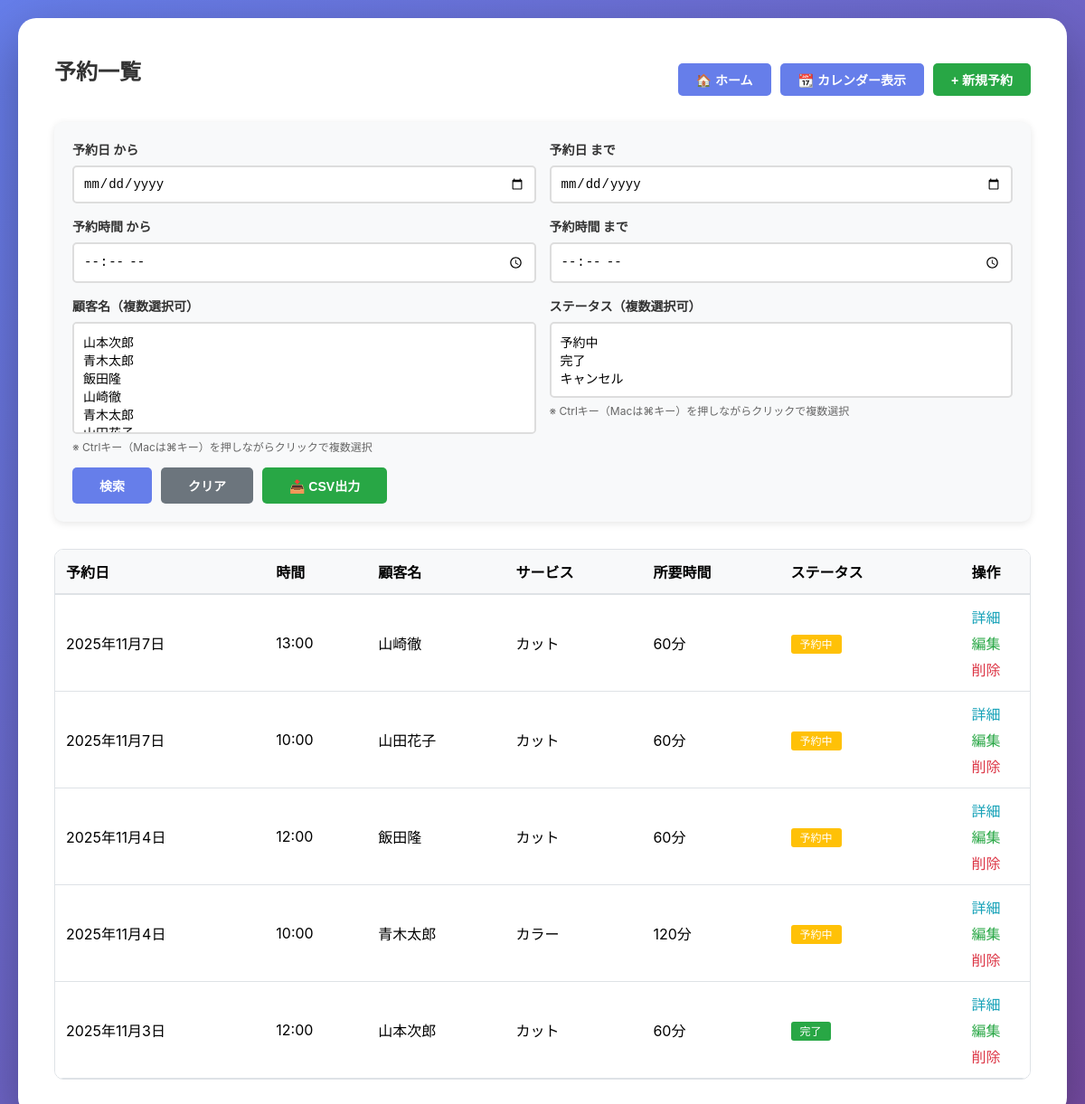
Page /reservation/ (signed in) on the earlier database version.
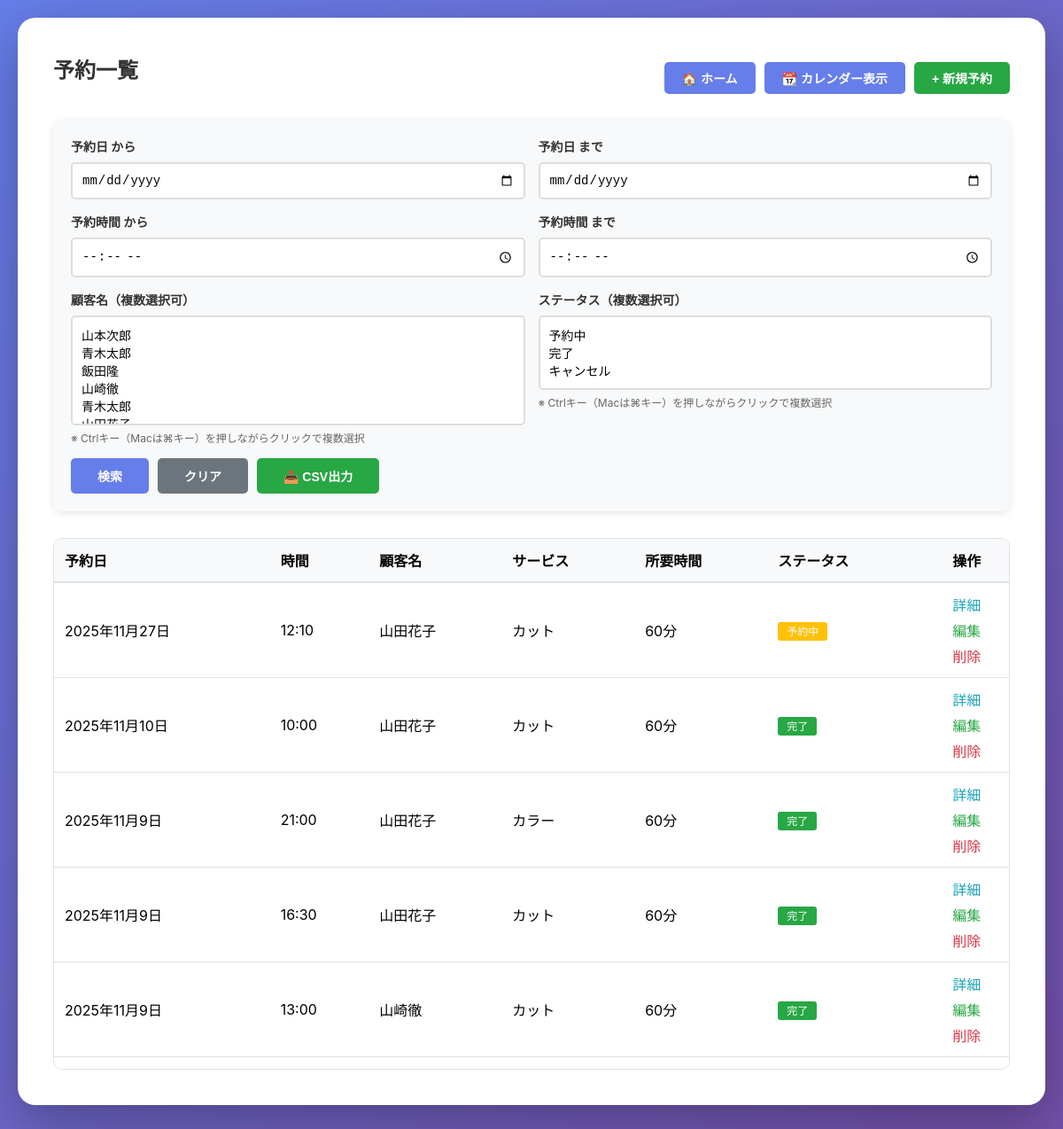
Same page on the later database version.
### main/models.py (models this page shows, shortened)
class Reservation(models.Model):
    STATUS_CHOICES = [
        ('pending', '予約中'),
        ('completed', '完了'),
        ('cancelled', 'キャンセル'),
    ]
    user = models.ForeignKey(Customer, on_delete=models.SET_NULL, null=True, blank=True, verbose_name="顧客")
    reservation_date = models.DateField(verbose_name="予約日")
    reservation_time = models.TimeField(verbose_name="予約時間")
    status = models.CharField(max_length=20, choices=STATUS_CHOICES, default='pending', verbose_name="ステータス")
    guest_name = models.CharField(max_length=100, blank=True, verbose_name="ゲスト名")
    guest_email = models.EmailField(blank=True, verbose_name="ゲストメール")
    notes = models.TextField(blank=True, verbose_name="備考")
    created_at = models.DateTimeField(auto_now_add=True, verbose_name="作成日時")
    updated_at = models.DateTimeField(auto_now=True, verbose_name="更新日時")
    class Meta:
        verbose_name = "予約"
        verbose_name_plural = "予約"

class Customer(models.Model):
    phone_regex = RegexValidator(
        regex=r'^0\d{1,4}-?\d{1,4}-?\d{3,4}$',
        message="正しい電話番号形式で入力してください。（例: 090-1234-5678、03-1234-5678、0120-123-456）"
    )
    name = models.CharField(max_length=100, verbose_name="顧客名")
    phone_number = models.CharField(
        max_length=20,
        verbose_name="電話番号",
        validators=[phone_regex]
    )
    email = models.EmailField(unique=True, verbose_name="メールアドレス")  # 追加
    memo = models.TextField(blank=True, verbose_name="メモ")
    last_visit_date = models.DateField(null=True, blank=True, verbose_name="最終来店日")
    created_at = models.DateTimeField(auto_now_add=True, verbose_name="登録日時")
    updated_at = models.DateTimeField(auto_now=True, verbose_name="更新日時")
    class Meta:
        verbose_name = "顧客"
        verbose_name_plural = "顧客"

### main/views.py (the view)
# urls.py: path('reservation/', views.reservation_list, name='reservation_list'),
@login_required
def reservation_list(request):
    reservations = Reservation.objects.all()
    date_from = request.GET.get('date_from', '')
    date_to = request.GET.get('date_to', '')
    if date_from:
        reservations = reservations.filter(reservation_date__gte=date_from)
    if date_to:
        reservations = reservations.filter(reservation_date__lte=date_to)
    time_from = request.GET.get('time_from', '')
    time_to = request.GET.get('time_to', '')
    if time_from:
        reservations = reservations.filter(reservation_time__gte=time_from)
    if time_to:
        reservations = reservations.filter(reservation_time__lte=time_to)
    customer_ids = request.GET.getlist('customers')
    if customer_ids:
        reservations = reservations.filter(customer_id__in=customer_ids)
    statuses = request.GET.getlist('statuses')
    if statuses:
        reservations = reservations.filter(status__in=statuses)
    all_customers = Customer.objects.all()
    status_choices = Reservation.STATUS_CHOICES
    return render(request, 'main/reservation_list.html', {
        'reservations': reservations,
        'all_customers': all_customers,
        'status_choices': status_choices,
        'date_from': date_from,
        'date_to': date_to,
        'time_from': time_from,
        'time_to': time_to,
        'selected_customers': customer_ids,
        'selected_statuses': statuses,
    })

### main/templates/main/reservation_list.html (shortened to what the changed rows need)
{% extends 'main/base.html' %}
{% block content %}
<div style="display: flex; justify-content: space-between; align-items: center; margin-bottom: 20px;">
    <h2>予約一覧</h2>
</div>
{% if reservations %}
<div style="max-height: 600px; overflow-y: auto; border: 1px solid #dee2e6; border-radius: 10px;">
<div style="overflow-x: auto;">
    <table style="width: 100%; border-collapse: collapse; background: white;">
        <thead>
            <tr style="background: #f8f9fa; border-bottom: 2px solid #dee2e6;">
                <th style="padding: 12px; text-align: left;">予約日</th>
                <th style="padding: 12px; text-align: left;">時間</th>
                <th style="padding: 12px; text-align: left;">顧客名</th>
                <th style="padding: 12px; text-align: left;">サービス</th>
                <th style="padding: 12px; text-align: left;">所要時間</th>
                <th style="padding: 12px; text-align: left;">ステータス</th>
                <th style="padding: 12px; text-align: center;">操作</th>
            </tr>
        </thead>
        <tbody>
            {% for reservation in reservations %}
            <tr style="border-bottom: 1px solid #dee2e6;">
                <td style="padding: 12px;">{{ reservation.reservation_date }}</td>
                <td style="padding: 12px;">{{ reservation.reservation_time }}</td>
                <td style="padding: 12px;">{{ reservation.customer.name }}</td>
                <td style="padding: 12px;">{{ reservation.service }}</td>
                <td style="padding: 12px;">{{ reservation.duration }}分</td>
                <td style="padding: 12px;">
                    {% if reservation.status == 'pending' %}
                        <span style="background: #ffc107; color: white; padding: 3px 10px; border-radius: 3px; font-size: 12px;">予約中</span>
                    {% elif reservation.status == 'completed' %}
                        <span style="background: #28a745; color: white; padding: 3px 10px; border-radius: 3px; font-size: 12px;">完了</span>
                    {% else %}
                        <span style="background: #6c757d; color: white; padding: 3px 10px; border-radius: 3px; font-size: 12px;">キャンセル</span>
                    {% endif %}
                </td>
                <td style="padding: 12px; text-align: center;">
                    <div style="display: flex; flex-direction: column; gap: 5px; align-items: center;">
                        <a href="{% url 'reservation_detail' reservation.pk %}"
                            style="color: #17a2b8; text-decoration: none;">詳細</a>
                        <a href="{% url 'reservation_edit' reservation.pk %}"
                            style="color: #28a745; text-decoration: none;">編集</a>
                        <a href="{% url 'reservation_delete' reservation.pk %}"
                            style="color: #dc3545; text-decoration: none;"
                            onclick="return confirm('本当に削除しますか？')">削除</a>
                    </div>
                </td>
            </tr>
            {% endfor %}
        </tbody>
    </table>
</div>
</div>
{% endif %}
{% endblock %}

Differences in the rows shown:
no longer on this page (row unchanged): Reservation: reservation_date "2025年11月4日", reservation_time "12:00", customer.name "飯田隆", service "カット", duration "60", status "予約中"
no longer on this page (row edited): Reservation: reservation_date "2025年11月4日", reservation_time "10:00", customer.name "青木太郎", service "カラー", duration "120", status "予約中"
no longer on this page (row unchanged): Reservation: reservation_date "2025年11月3日", reservation_time "12:00", customer.name "山本次郎", service "カット", duration "60", status "完了"
added Reservation: reservation_date "2025年11月27日", reservation_time "12:10", customer.name "山田花子", service "カット", duration "60", status "予約中"
changed Reservation (number 2 of 5 on the later page): reservation_date "2025年11月7日" → "2025年11月10日"; status "予約中" → "完了"; moves up the list
added Reservation: reservation_date "2025年11月9日", reservation_time "21:00", customer.name "山田花子", service "カラー", duration "60", status "完了"
added Reservation: reservation_date "2025年11月9日", reservation_time "16:30", customer.name "山田花子", service "カット", duration "60", status "完了"
changed Reservation "山崎徹": reservation_date "2025年11月7日" → "2025年11月9日"; status "予約中" → "完了"
